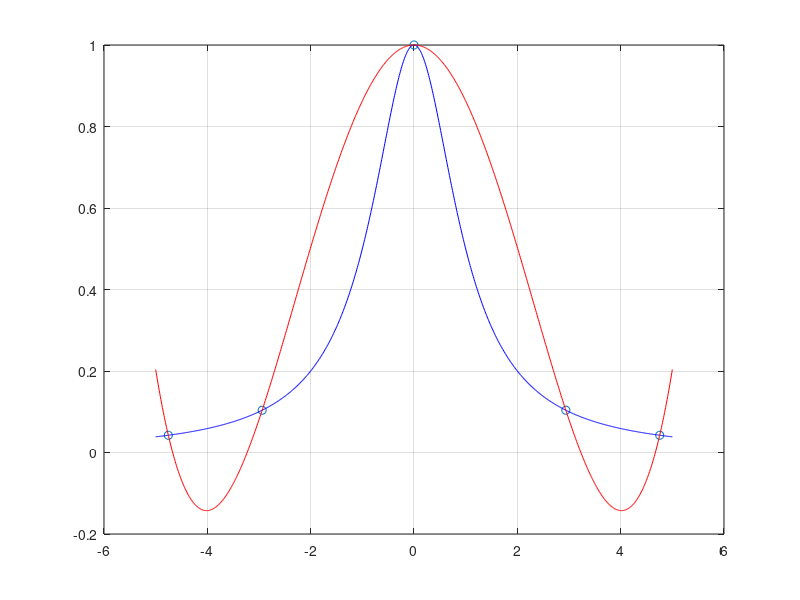
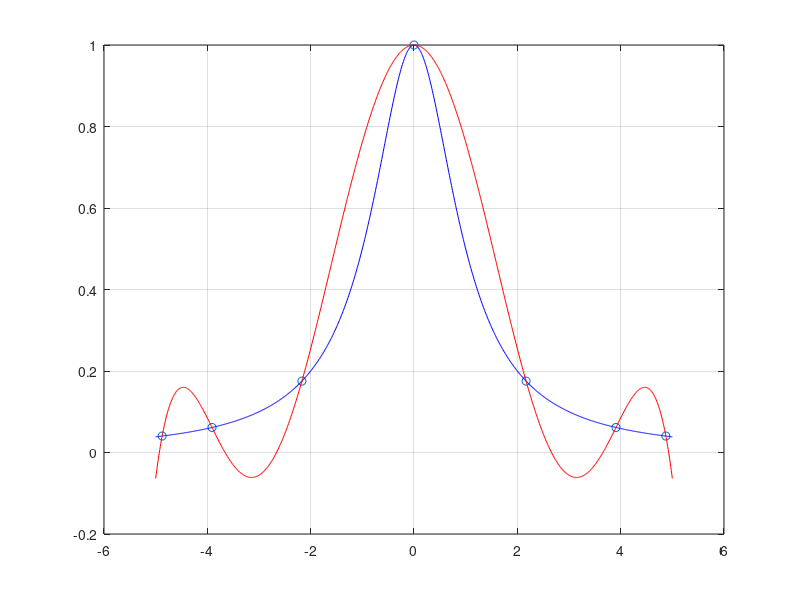
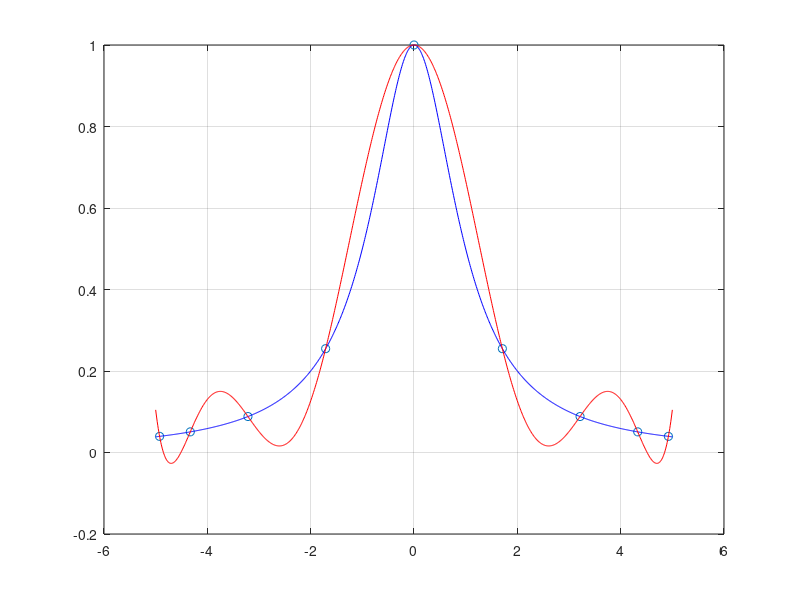
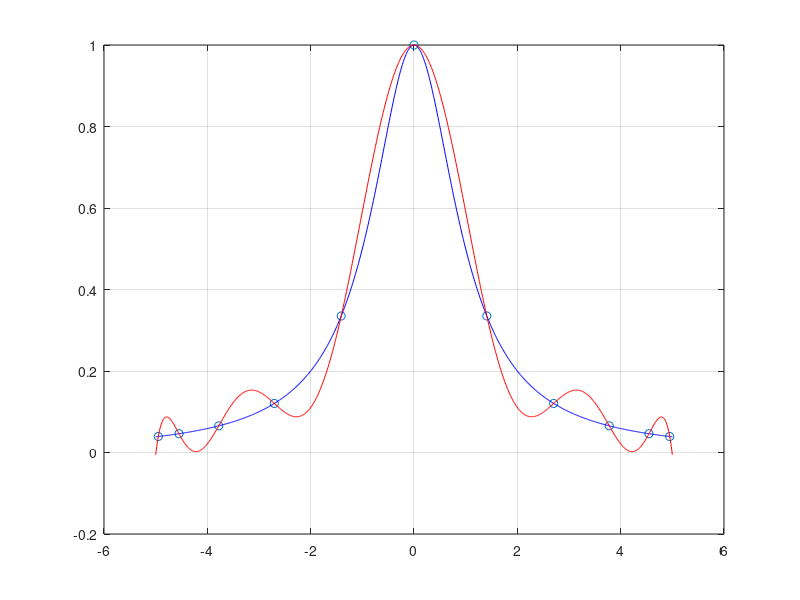

Here is the MATLAB script that generated these plots, in order:
% Esercizio 05

% Dati
f = @(x) 1./(1 + x.^2);
x = [-5 5];

% Richieste
for i = 4:2:16
    np = i+1;
    ind = 1:np;
    xs = 5*cos(pi*(2*ind-1) / (2*np));
    ys = f(xs);
    p = polyfit(xs,ys,i);

    figure(i)
    plot(xs,ys,"o")
    hold on

    x = linspace(min(x), max(x), 1000);
    yf = f(x);
    plot(x,yf,"b")

    yp = polyval(p,x);
    plot(x,yp,"r")
    grid on

    max(abs(yf - yp))
end
